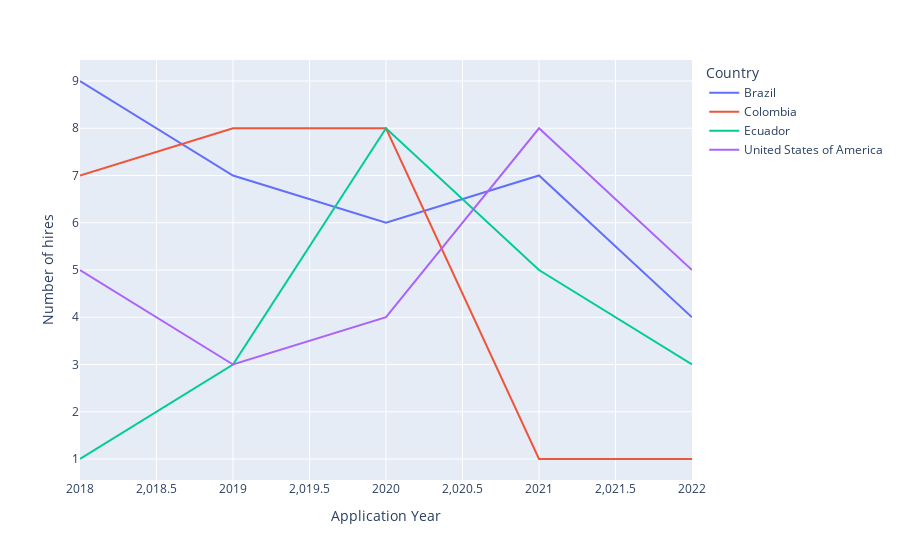

Notebook code cell kept with this figure:
### Code cell
# Hires by country over years (USA, Brazil, Colombia, and Ecuador only)(multiline chart)
df_hires_country_over_years = df_approved[np.logical_or(df_approved["Country"]=="Brazil", \
                                                        df_approved["Country"]=="United States of America")|
                                          np.logical_or(df_approved["Country"]=="Colombia", \
                                                        df_approved["Country"]=="Ecuador")]

df_hires_country_over_years = df_hires_country_over_years.groupby(["Country","Application Year"])
df_hires_country_over_years = df_hires_country_over_years.size()
df_hires_country_over_years = df_hires_country_over_years.to_frame()
df_hires_country_over_years = df_hires_country_over_years.reset_index()

hires_country_over_years_chart = px.line(df_hires_country_over_years, \
                                         x="Application Year",
                                         y=0, \
                                         labels={"0":"Number of hires"}, \
                                         color="Country")
hires_country_over_years_chart.show()

### Figure 1 — Plotly figure (JSON) as saved in the notebook; plotly's stock layout.template omitted (floating-point values rounded to 4 significant figures)
{"data": [{"hovertemplate": "Country=Brazil<br>Application Year=%{x}<br>Number of hires=%{y}<extra></extra>", "legendgroup": "Brazil", "line": {"color": "#636efa", "dash": "solid"}, "marker": {"symbol": "circle"}, "mode": "lines", "name": "Brazil", "orientation": "v", "showlegend": true, "type": "scatter", "x": [2018, 2019, 2020, 2021, 2022], "xaxis": "x", "y": [9, 7, 6, 7, 4], "yaxis": "y"}, {"hovertemplate": "Country=Colombia<br>Application Year=%{x}<br>Number of hires=%{y}<extra></extra>", "legendgroup": "Colombia", "line": {"color": "#EF553B", "dash": "solid"}, "marker": {"symbol": "circle"}, "mode": "lines", "name": "Colombia", "orientation": "v", "showlegend": true, "type": "scatter", "x": [2018, 2019, 2020, 2021, 2022], "xaxis": "x", "y": [7, 8, 8, 1, 1], "yaxis": "y"}, {"hovertemplate": "Country=Ecuador<br>Application Year=%{x}<br>Number of hires=%{y}<extra></extra>", "legendgroup": "Ecuador", "line": {"color": "#00cc96", "dash": "solid"}, "marker": {"symbol": "circle"}, "mode": "lines", "name": "Ecuador", "orientation": "v", "showlegend": true, "type": "scatter", "x": [2018, 2019, 2020, 2021, 2022], "xaxis": "x", "y": [1, 3, 8, 5, 3], "yaxis": "y"}, {"hovertemplate": "Country=United States of America<br>Application Year=%{x}<br>Number of hires=%{y}<extra></extra>", "legendgroup": "United States of America", "line": {"color": "#ab63fa", "dash": "solid"}, "marker": {"symbol": "circle"}, "mode": "lines", "name": "United States of America", "orientation": "v", "showlegend": true, "type": "scatter", "x": [2018, 2019, 2020, 2021, 2022], "xaxis": "x", "y": [5, 3, 4, 8, 5], "yaxis": "y"}], "layout": {"legend": {"title": {"text": "Country"}, "tracegroupgap": 0}, "margin": {"t": 60}, "xaxis": {"anchor": "y", "domain": [0, 1], "title": {"text": "Application Year"}}, "yaxis": {"anchor": "x", "domain": [0, 1], "title": {"text": "Number of hires"}}}}
